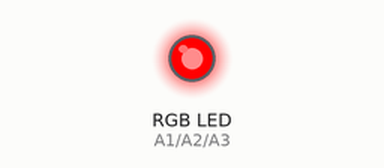
Simulated run of this sketch. Board: Arduino Uno, built with avr-gcc and run on an emulated ATmega328P. Parts: an RGB LED mixed from three pins (HIGH = lit).

Above: at 0.5 s.
At 1.5 s:
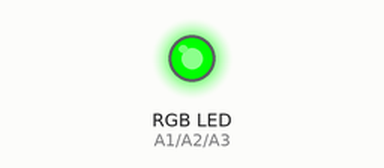
At 5.5 s:
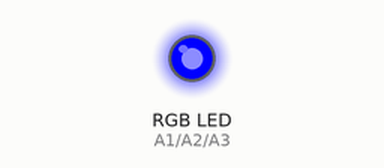
Timing chart, 0 to 6.9 s (numbered marks = the images above):
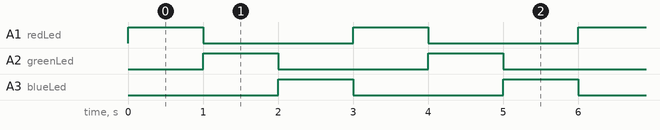

The sketch:

RGB_led_analog.ino
```cpp
int redLed = A1;
int greenLed = A2;
int blueLed = A3;


void setup() {
  // put your setup code here, to run once:
  pinMode(redLed,OUTPUT);
  pinMode(greenLed,OUTPUT);
  pinMode(blueLed,OUTPUT);

}

void loop() {
  // put your main code here, to run repeatedly:
  analogWrite(blueLed,0);
  analogWrite(redLed,255);
  delay(1000);

  analogWrite(redLed,0);
  analogWrite(greenLed,255);
  delay(1000);

  analogWrite(greenLed,0);
  analogWrite(blueLed,255);
  delay(1000);
}
```

Measured:
- by itself, A1 (redLed), A2 (greenLed), A3 (blueLed): alternates HIGH for 1.0 s and LOW for 2.0 s
- by itself, everything shown: repeats every 3.0 s, in 3 steps
